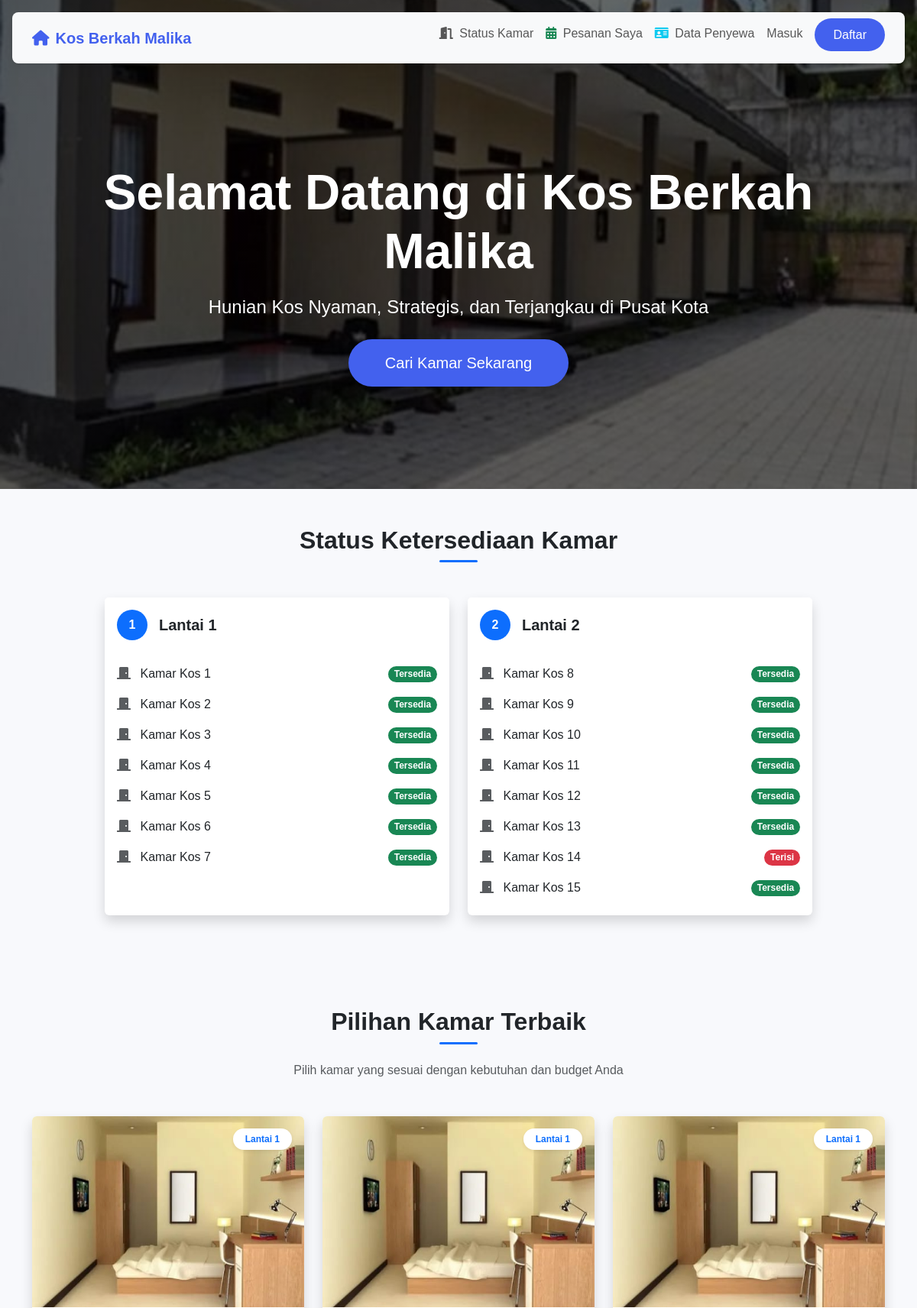
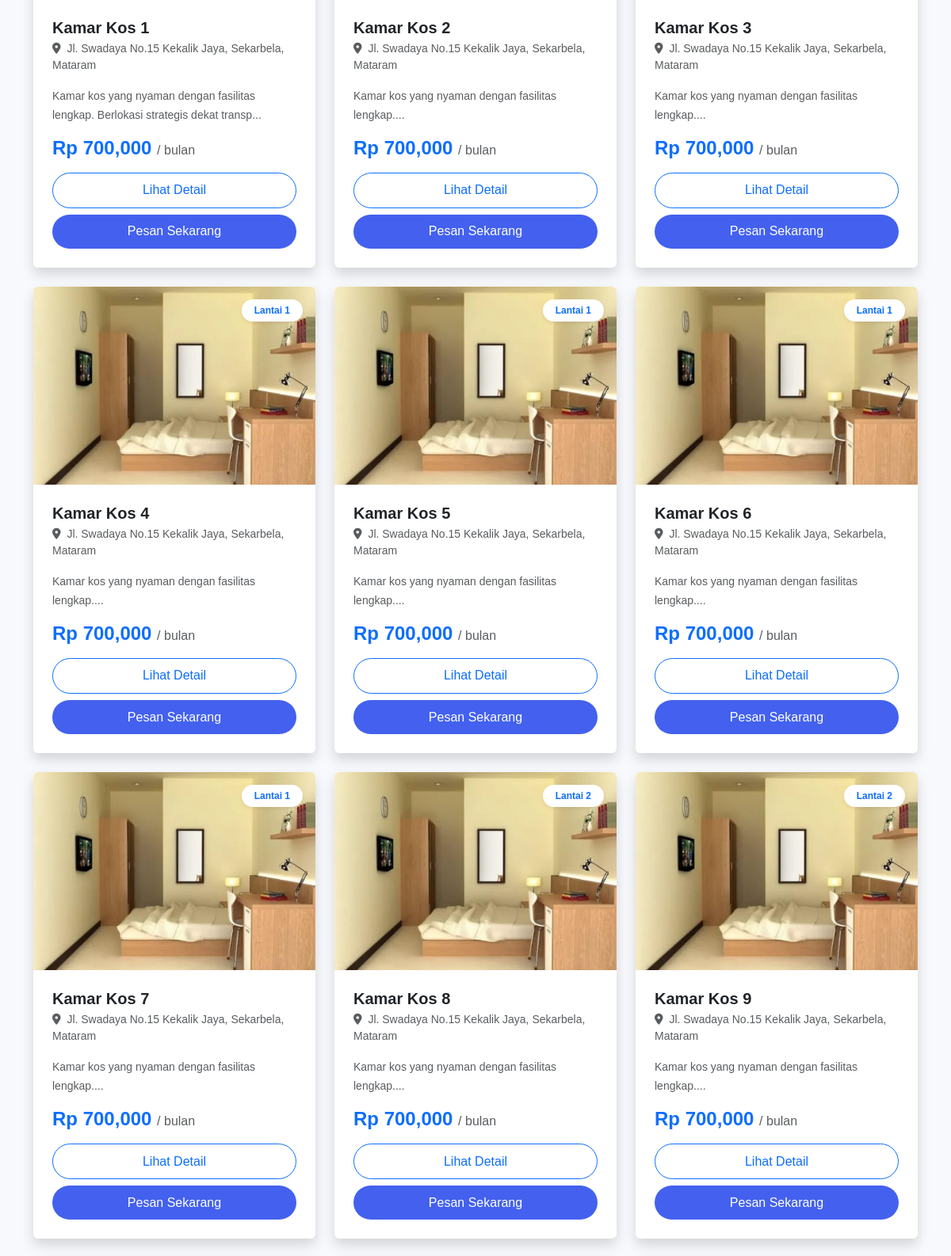
The page / (upper part) on the database its author committed (2 pictures, top to bottom).
### tables this page shows
CREATE TABLE IF NOT EXISTS kamar (
    id_kamar INT(11) NOT NULL AUTO_INCREMENT,
    nama_kamar VARCHAR(255) NOT NULL,
    tipe_kamar VARCHAR(100) DEFAULT NULL,
    luas_kamar VARCHAR(50) DEFAULT NULL,
    lokasi VARCHAR(255) DEFAULT NULL,
    deskripsi TEXT DEFAULT NULL,
    foto_utama VARCHAR(255) DEFAULT NULL,
    foto_lemari VARCHAR(255) DEFAULT NULL,
    foto_kasur VARCHAR(255) DEFAULT NULL,
    foto_dapur VARCHAR(255) DEFAULT NULL,
    foto_kamar_mandi VARCHAR(255) DEFAULT NULL,
    foto_lainnya VARCHAR(255) DEFAULT NULL,
    harga_per_bulan DECIMAL(15,2) DEFAULT 0.00,
    harga_per_tahun DECIMAL(15,2) DEFAULT 0.00,
    lantai INT(11) DEFAULT 1,
    status_kamar ENUM('tersedia','terisi','perbaikan') DEFAULT 'tersedia',
    dibuat_pada TIMESTAMP DEFAULT CURRENT_TIMESTAMP,
    diperbarui_pada TIMESTAMP DEFAULT CURRENT_TIMESTAMP
        ON UPDATE CURRENT_TIMESTAMP,
    PRIMARY KEY (id_kamar)
);

### index.php (the view, shortened to what this page needs)
<?php
require_once 'config/database.php';
?>
<!DOCTYPE html>
<html lang="id">
<head>
    <link href="https://cdn.jsdelivr.net/npm/bootstrap@5.3.0/dist/css/bootstrap.min.css" rel="stylesheet">
    <link rel="stylesheet" href="https://cdnjs.cloudflare.com/ajax/libs/font-awesome/6.0.0/css/all.min.css">
    <link rel="stylesheet" href="public/css/style.css">
</head>
<body>
    <nav class="navbar navbar-expand-lg navbar-light bg-light fixed-top shadow-sm mx-3 mt-3 rounded-3"
        style="background: rgba(255, 255, 255, 0.95); backdrop-filter: blur(10px);">
        <div class="container">
            <a class="navbar-brand fw-bold text-primary" href="#"><i class="fas fa-home me-2"></i>Kos Berkah Malika</a>
            <div class="collapse navbar-collapse" id="navbarNav">
                <ul class="navbar-nav ms-auto">
                    <li class="nav-item">
                        <a class="nav-link" href="users/status_kamar.php">
                            <i class="fas fa-door-open me-1"></i> Status Kamar
                        </a>
                    </li>
                    <li class="nav-item">
                        <a class="nav-link" href="users/pesanan_saya.php">
                            <i class="fas fa-calendar-alt me-1 text-success "></i> Pesanan Saya
                        </a>
                    </li>
                    <li class="nav-item">
                        <a class="nav-link" href="users/form_data_penyewa.php">
                            <i class="fas fa-id-card me-1 text-info"></i> Data Penyewa
                        </a>
                    </li>
                    <?php if (isset($_SESSION['username'])): ?>
                    <?php if (isset($_SESSION['role']) && $_SESSION['role'] === 'admin'): ?>
                    <li class="nav-item"><a class="nav-link" href="admin/index.php"><i
                                class="fas fa-shield-alt me-1"></i>Admin Panel</a></li>
                    <?php
    else: ?>
                    <li class="nav-item dropdown">
                        <a class="nav-link dropdown-toggle d-flex align-items-center" href="#" id="userDropdown"
                            role="button" data-bs-toggle="dropdown" aria-expanded="false">
                            <i class="fas fa-user-circle fs-5 me-2"></i>
                            <span>
                                <?php echo htmlspecialchars($_SESSION['username']); ?>
                            </span>
                            <?php
        $notif_unread = $conn->query("SELECT COUNT(*) as c FROM notifikasi WHERE id_pengguna = {$_SESSION['user_id']} AND status_baca = 'belum dibaca'")->fetch_assoc()['c'];
        if ($notif_unread > 0):
?>
                            <span class="ms-1 badge rounded-pill bg-danger" style="font-size:0.6rem">
                                <?php echo $notif_unread; ?>
                            </span>
                            <?php
        endif; ?>
                        </a>
                        <ul class="dropdown-menu dropdown-menu-end shadow-lg border-0 rounded-4 mt-2"
                            aria-labelledby="userDropdown">
                            <li><a class="dropdown-item py-3" href="users/profil.php"><i
                                        class="fas fa-user-edit me-2 text-primary"></i>Profil Saya</a></li>
                            <li>
                                <a class="dropdown-item py-3 d-flex justify-content-between align-items-center"
                                    href="users/notifikasi.php">
                                    <span><i class="fas fa-bell me-2 text-warning"></i>Notifikasi</span>
                                    <?php if ($notif_unread > 0): ?>
                                    <span class="badge bg-danger rounded-pill">
                                        <?php echo $notif_unread; ?>
                                    </span>
                                    <?php
        endif; ?>
                                </a>
                            </li>
                            <li>
                                <hr class="dropdown-divider">
                            </li>
                            <li><a class="dropdown-item py-3 text-danger" href="logout.php"><i
                                        class="fas fa-sign-out-alt me-2"></i>Logout</a></li>
                        </ul>
                    </li>
                    <?php
    endif; ?>
                    <?php if (isset($_SESSION['role']) && $_SESSION['role'] === 'admin'): ?>
                    <li class="nav-item"><a class="btn btn-outline-danger ms-2 rounded-pill px-4"
                            href="logout.php">Logout</a></li>
                    <?php
    endif; ?>
                    <?php
else: ?>
                    <li class="nav-item"><a class="nav-link" href="users/login.php">Masuk</a></li>
                    <li class="nav-item"><a class="btn btn-primary ms-2 rounded-pill px-4"
                            href="users/daftar.php">Daftar</a></li>
                    <?php
endif; ?>
                </ul>
            </div>
        </div>
    </nav>
    <header class="hero-section text-center d-flex align-items-center justify-content-center text-white"
        style="background: linear-gradient(rgba(0,0,0,0.6), rgba(0,0,0,0.6)), url('public/image/AR91_87_Molly_Grey_grande.jpg') no-repeat center center/cover; height: 80vh; padding-top: 80px;">
        <div class="container">
            <h1 class="display-3 fw-bold mb-3">Selamat Datang di Kos Berkah Malika</h1>
            <p class="lead mb-4 fs-4">Hunian Kos Nyaman, Strategis, dan Terjangkau di Pusat Kota</p>
            <a href="#rooms" class="btn btn-primary btn-lg rounded-pill px-5 py-3 shadow">Cari Kamar Sekarang</a>
        </div>
    </header>
    <div class="container py-5">
        <div class="text-center">
            <h2 class="section-title">Status Ketersediaan Kamar</h2>
        </div>
        <div class="row mt-4 justify-content-center">
            <?php
function getRoomStatusFromDB($conn, $room)
{
    $stmt = $conn->prepare("SELECT id_reservasi FROM reservasi WHERE id_kamar = ? AND status_reservasi = 'Dikonfirmasi' AND CURDATE() BETWEEN tanggal_masuk AND tanggal_keluar LIMIT 1");
    $stmt->bind_param("i", $room['id_kamar']);
    $stmt->execute();
    if ($stmt->get_result()->num_rows > 0)
        return 'Occupied';
    return 'Available';
}
$rooms_res = $conn->query("SELECT * FROM kamar ORDER BY lantai ASC, id_kamar ASC");
$rooms_by_floor = [];
while ($r = $rooms_res->fetch_assoc()) {
    $rooms_by_floor[$r['lantai']][] = $r;
}
foreach ($rooms_by_floor as $floor => $floor_rooms):
?>
            <div class="col-md-5 mb-4">
                <div class="card shadow border-0 h-100">
                    <div class="card-header bg-white align-items-center d-flex border-bottom-0 pt-3">
                        <div class="bg-primary text-white rounded-circle d-flex align-items-center justify-content-center"
                            style="width: 40px; height: 40px; margin-right: 15px;">
                            <span class="fw-bold">
                                <?php echo $floor; ?>
                            </span>
                        </div>
                        <h5 class="mb-0 fw-bold">Lantai
                            <?php echo $floor; ?>
                        </h5>
                    </div>
                    <div class="card-body">
                        <ul class="list-group list-group-flush">
                            <?php foreach ($floor_rooms as $room):
        $status = getRoomStatusFromDB($conn, $room);
?>
                            <li class="list-group-item d-flex justify-content-between align-items-center border-0 px-0">
                                <span class="fw-medium"><i class="fas fa-door-closed me-2 text-muted"></i>
                                    <?php echo htmlspecialchars($room['nama_kamar']); ?>
                                </span>
                                <?php if ($status == 'Occupied'): ?>
                                <span class="badge bg-danger rounded-pill">Terisi</span>
                                <?php
        elseif ($status == 'Pending'): ?>
                                <span class="badge bg-warning text-dark rounded-pill">Menunggu</span>
                                <?php
        else: ?>
                                <span class="badge bg-success rounded-pill">Tersedia</span>
                                <?php
        endif; ?>
                            </li>
                            <?php
    endforeach; ?>
                        </ul>
                    </div>
                </div>
            </div>
            <?php
endforeach; ?>
        </div>
    </div>
    <div class="container py-5" id="rooms">
        <div class="text-center">
            <h2 class="section-title">Pilihan Kamar Terbaik</h2>
            <p class="text-muted">Pilih kamar yang sesuai dengan kebutuhan dan budget Anda</p>
        </div>
        <div class="row mt-4 g-4">
            <?php
$result = $conn->query("SELECT * FROM kamar");
if ($result && $result->num_rows > 0) {
    while ($row = $result->fetch_assoc()) {
        $room_status = getRoomStatusFromDB($conn, $row);
        $is_occupied = ($room_status == 'Occupied');
?>
            <div class="col-md-4">
                <div class="card room-card h-100 shadow border-0 overflow-hidden">
                    <div class="position-relative">
                        <img src="public/<?php echo htmlspecialchars($row['foto_utama']); ?>"
                            class="card-img-top room-img" alt="<?php echo htmlspecialchars($row['nama_kamar']); ?>"
                            style="height: 250px; object-fit: cover;"
                            onerror="this.src='https://via.placeholder.com/400x300?text=Kamar+Kos'">
                        <div class="position-absolute top-0 end-0 m-3">
                            <span class="badge bg-white text-primary shadow-sm py-2 px-3 fw-bold rounded-pill">
                                Lantai
                                <?php echo $row['lantai']; ?>
                            </span>
                        </div>
                    </div>
                    <div class="card-body d-flex flex-column p-4">
                        <h5 class="card-title fw-bold mb-1">
                            <?php echo htmlspecialchars($row['nama_kamar']); ?>
                        </h5>
                        <p class="text-muted small mb-3"><i class="fas fa-map-marker-alt me-1"></i>
                            <?php echo htmlspecialchars($row['lokasi']); ?>
                        </p>
                        <div class="mb-3">
                            <small class="text-muted">
                                <?php echo htmlspecialchars(substr($row['deskripsi'], 0, 80)) . '...'; ?>
                            </small>
                        </div>
                        <div class="mt-auto">
                            <h4 class="text-primary fw-bold mb-3">Rp
                                <?php echo number_format($row['harga_per_bulan']); ?> <small
                                    class="fs-6 text-muted fw-normal">/ bulan</small>
                            </h4>
                            <div class="d-grid gap-2">
                                <a href="users/detail_kamar.php?id=<?php echo $row['id_kamar']; ?>"
                                    class="btn btn-outline-primary rounded-pill">Lihat Detail</a>
                                <?php if ($is_occupied): ?>
                                <button class="btn btn-secondary rounded-pill" disabled>
                                    <i class="fas fa-lock me-2"></i>Tidak Tersedia
                                </button>
                                <?php
        else: ?>
                                <a href="users/pesan_kamar.php?id=<?php echo $row['id_kamar']; ?>"
                                    class="btn btn-primary rounded-pill">Pesan Sekarang</a>
                                <?php
        endif; ?>
                            </div>
                        </div>
                    </div>
                </div>
            </div>
            <?php
    }
}
else {
    echo "<div class='col-12 text-center'><p>Tidak ada kamar tersedia.</p></div>";
}
?>
        </div>
    </div>
</body>
</html>

### public/css/style.css (style rules this page uses)
:root { --primary-color: #4361ee; --secondary-color: #3f37c9; --success-color: #4cc9f0; --warning-color: #f72585; --sidebar-width: 260px; --bg-color: #f8f9fc; --success: #2ecc71; --danger: #e74c3c; --warning-std: #f1c40f; }
body { font-family: 'Poppins', sans-serif; background-color: var(--bg-color); margin: 0; padding: 0; }
.navbar-brand { font-weight: 700; color: var(--primary-color) !important; }
.hero-section { background-size: cover; background-position: center; }
.nav-item { margin-bottom: 0.5rem; }
.btn { padding: 0.6rem 1.5rem; border-radius: 10px; font-weight: 500; }
.btn-primary { background: var(--primary-color); border: none; }

### index.php (style rules this page uses)
.section-title { font-weight: 700; margin-bottom: 2rem; position: relative; display: inline-block; }
.section-title::after { content: ''; position: absolute; left: 50%; bottom: -10px; transform: translateX(-50%); width: 50px; height: 3px; background-color: #0d6efd; border-radius: 2px; }

### rows shown on the page
kamar: nama_kamar "Kamar Kos 1", shows "Tersedia", foto_utama (picture), lantai "1", lokasi "Jl. Swadaya No.15 Kekalik Jaya, Sekarbela, Mataram", deskripsi "Kamar kos yang nyaman dengan fasilitas lengkap. Berlokasi strategis dekat transp", harga_per_bulan "700,000"
kamar: nama_kamar "Kamar Kos 2", shows "Tersedia", foto_utama (picture), lantai "1", lokasi "Jl. Swadaya No.15 Kekalik Jaya, Sekarbela, Mataram", deskripsi "Kamar kos yang nyaman dengan fasilitas lengkap.", harga_per_bulan "700,000"
kamar: nama_kamar "Kamar Kos 3", shows "Tersedia", foto_utama (picture), lantai "1", lokasi "Jl. Swadaya No.15 Kekalik Jaya, Sekarbela, Mataram", deskripsi "Kamar kos yang nyaman dengan fasilitas lengkap.", harga_per_bulan "700,000"
kamar: nama_kamar "Kamar Kos 4", shows "Tersedia", foto_utama (picture), lantai "1", lokasi "Jl. Swadaya No.15 Kekalik Jaya, Sekarbela, Mataram", deskripsi "Kamar kos yang nyaman dengan fasilitas lengkap.", harga_per_bulan "700,000"
kamar: nama_kamar "Kamar Kos 5", shows "Tersedia", foto_utama (picture), lantai "1", lokasi "Jl. Swadaya No.15 Kekalik Jaya, Sekarbela, Mataram", deskripsi "Kamar kos yang nyaman dengan fasilitas lengkap.", harga_per_bulan "700,000"
kamar: nama_kamar "Kamar Kos 6", shows "Tersedia", foto_utama (picture), lantai "1", lokasi "Jl. Swadaya No.15 Kekalik Jaya, Sekarbela, Mataram", deskripsi "Kamar kos yang nyaman dengan fasilitas lengkap.", harga_per_bulan "700,000"
kamar: nama_kamar "Kamar Kos 7", shows "Tersedia", foto_utama (picture), lantai "1", lokasi "Jl. Swadaya No.15 Kekalik Jaya, Sekarbela, Mataram", deskripsi "Kamar kos yang nyaman dengan fasilitas lengkap.", harga_per_bulan "700,000"
kamar: nama_kamar "Kamar Kos 8", shows "Tersedia", foto_utama (picture), lantai "2", lokasi "Jl. Swadaya No.15 Kekalik Jaya, Sekarbela, Mataram", deskripsi "Kamar kos yang nyaman dengan fasilitas lengkap.", harga_per_bulan "700,000"
kamar: nama_kamar "Kamar Kos 9", shows "Tersedia", foto_utama (picture), lantai "2", lokasi "Jl. Swadaya No.15 Kekalik Jaya, Sekarbela, Mataram", deskripsi "Kamar kos yang nyaman dengan fasilitas lengkap.", harga_per_bulan "700,000"
kamar: nama_kamar "Kamar Kos 10", shows "Tersedia"
kamar: nama_kamar "Kamar Kos 11", shows "Tersedia"
kamar: nama_kamar "Kamar Kos 12", shows "Tersedia"
kamar: nama_kamar "Kamar Kos 13", shows "Tersedia"
kamar: nama_kamar "Kamar Kos 14", shows "Terisi"
kamar: nama_kamar "Kamar Kos 15", shows "Tersedia"

### other values the page prints
$floor "1"
$floor "2"
